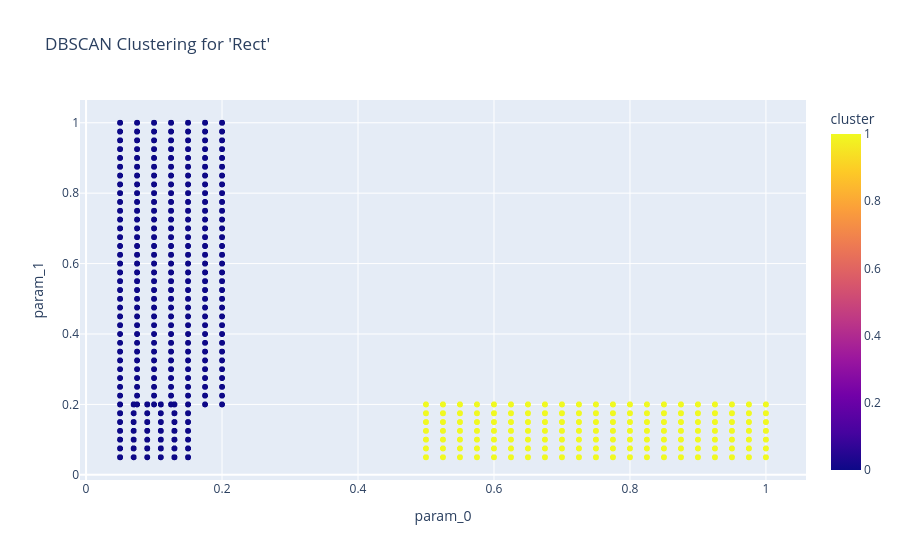
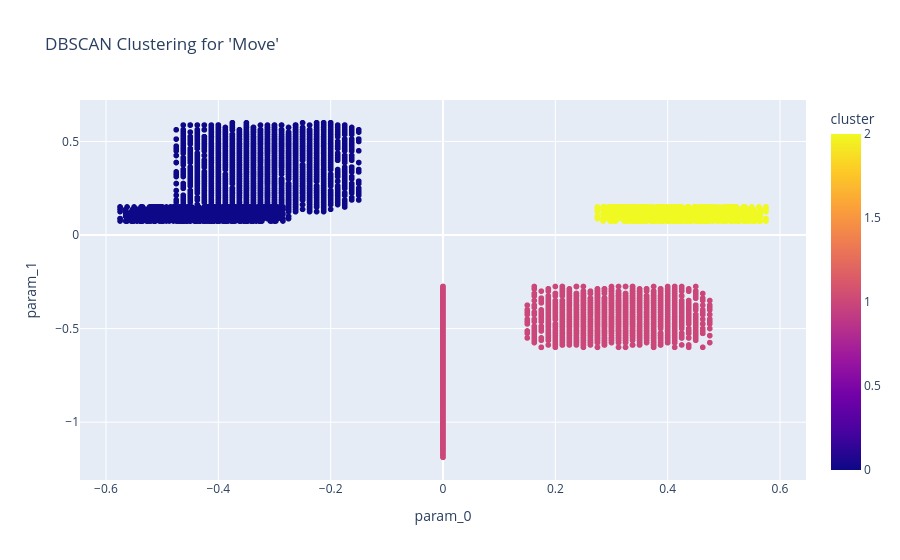
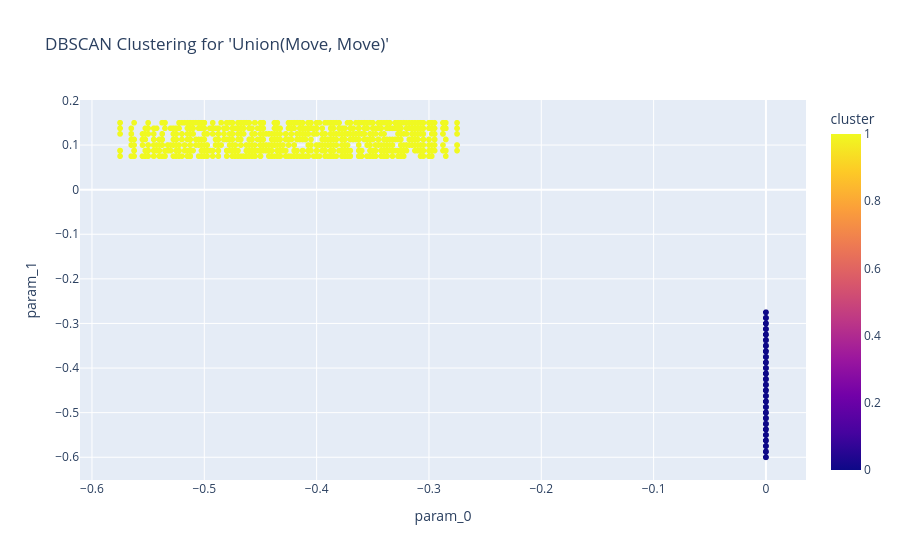

Here is the notebook cell these charts were saved with, in order:
### Markdown cell above
# 5. Abstraction after Clustering

### Code cell
print("\n--- PHASE 2: ABSTRACTION ON CLUSTERED STRUCTURES ---")

# 2.1. Cluster a list of specified structures
# Define which structures you want to attempt to cluster.
structure_names_to_cluster = ["Rect", "Move", "Union(Move, Move)"] # CHANGED: Now a list
all_clustered_structures = {}

print(f"\nAttempting to cluster structures: {structure_names_to_cluster}...")

for structure_name in structure_names_to_cluster:
    print(f"\n--- Clustering '{structure_name}' ---")
    
    # Get the parameters for the current structure
    params = structures.get(structure_name)
    if not params:
        print(f"Structure '{structure_name}' not found or is empty. Skipping.")
        continue
        
    df = make_df_from_structure(params)

    if df.empty or df.shape[1] == 0:
        print(f"No float parameters to cluster for '{structure_name}'. Skipping.")
        continue

    # Normalize and cluster using DBSCAN
    X = StandardScaler().fit_transform(df.values)
    # Note: You might need to tune eps and min_samples for different structures
    labels = DBSCAN(eps=0.5, min_samples=10).fit_predict(X)
    df["cluster"] = labels
    
    # Visualize the clusters for the current structure
    num_clusters_found = len(set(labels)) - (1 if -1 in labels else 0)
    print(f"Found {num_clusters_found} clusters for '{structure_name}'.")
    
    fig = px.scatter(
        df, 
        x="param_0", 
        y="param_1" if "param_1" in df.columns else None, 
        color="cluster",
        title=f"DBSCAN Clustering for '{structure_name}'"
    )
    fig.show()

    # Create new, more specific structures based on the clusters found
    cluster_map = defaultdict(list)
    for i, label in enumerate(labels):
        if label != -1:  # Ignore noise points
            # Create a unique name for the new clustered structure
            new_structure_name = f"{structure_name.lower()}_cluster_{label}"
            cluster_map[new_structure_name].append(params[i])
            
    # Add the newly found clusters to our collection
    all_clustered_structures.update(dict(cluster_map))

### Figure 1 — Plotly figure (JSON) as saved in the notebook; plotly's stock layout.template omitted (floating-point values rounded to 4 significant figures; data arrays with more than 128 entries replaced by an {"elided": "..."} marker saying what was removed)
{"data": [{"hovertemplate": "param_0=%{x}<br>param_1=%{y}<br>cluster=%{marker.color}<extra></extra>", "legendgroup": "", "marker": {"color": {"elided": "12000 int values"}, "coloraxis": "coloraxis", "symbol": "circle"}, "mode": "markers", "name": "", "showlegend": false, "type": "scattergl", "x": {"elided": "12000 float values"}, "xaxis": "x", "y": {"elided": "12000 float values"}, "yaxis": "y"}], "layout": {"coloraxis": {"colorbar": {"title": {"text": "cluster"}}, "colorscale": [[0, "#0d0887"], [0.1111, "#46039f"], [0.2222, "#7201a8"], [0.3333, "#9c179e"], [0.4444, "#bd3786"], [0.5556, "#d8576b"], [0.6667, "#ed7953"], [0.7778, "#fb9f3a"], [0.8889, "#fdca26"], [1, "#f0f921"]]}, "legend": {"tracegroupgap": 0}, "title": {"text": "DBSCAN Clustering for 'Rect'"}, "xaxis": {"anchor": "y", "domain": [0, 1], "title": {"text": "param_0"}}, "yaxis": {"anchor": "x", "domain": [0, 1], "title": {"text": "param_1"}}}}

### Figure 2 — Plotly figure (JSON) as saved in the notebook; plotly's stock layout.template omitted (floating-point values rounded to 4 significant figures; data arrays with more than 128 entries replaced by an {"elided": "..."} marker saying what was removed)
{"data": [{"hovertemplate": "param_0=%{x}<br>param_1=%{y}<br>cluster=%{marker.color}<extra></extra>", "legendgroup": "", "marker": {"color": {"elided": "9000 int values"}, "coloraxis": "coloraxis", "symbol": "circle"}, "mode": "markers", "name": "", "showlegend": false, "type": "scattergl", "x": {"elided": "9000 float values"}, "xaxis": "x", "y": {"elided": "9000 float values"}, "yaxis": "y"}], "layout": {"coloraxis": {"colorbar": {"title": {"text": "cluster"}}, "colorscale": [[0, "#0d0887"], [0.1111, "#46039f"], [0.2222, "#7201a8"], [0.3333, "#9c179e"], [0.4444, "#bd3786"], [0.5556, "#d8576b"], [0.6667, "#ed7953"], [0.7778, "#fb9f3a"], [0.8889, "#fdca26"], [1, "#f0f921"]]}, "legend": {"tracegroupgap": 0}, "title": {"text": "DBSCAN Clustering for 'Move'"}, "xaxis": {"anchor": "y", "domain": [0, 1], "title": {"text": "param_0"}}, "yaxis": {"anchor": "x", "domain": [0, 1], "title": {"text": "param_1"}}}}

### Figure 3 — Plotly figure (JSON) as saved in the notebook; plotly's stock layout.template omitted (floating-point values rounded to 4 significant figures; data arrays with more than 128 entries replaced by an {"elided": "..."} marker saying what was removed)
{"data": [{"hovertemplate": "param_0=%{x}<br>param_1=%{y}<br>cluster=%{marker.color}<extra></extra>", "legendgroup": "", "marker": {"color": {"elided": "2000 int values"}, "coloraxis": "coloraxis", "symbol": "circle"}, "mode": "markers", "name": "", "showlegend": false, "type": "scattergl", "x": {"elided": "2000 float values"}, "xaxis": "x", "y": {"elided": "2000 float values"}, "yaxis": "y"}], "layout": {"coloraxis": {"colorbar": {"title": {"text": "cluster"}}, "colorscale": [[0, "#0d0887"], [0.1111, "#46039f"], [0.2222, "#7201a8"], [0.3333, "#9c179e"], [0.4444, "#bd3786"], [0.5556, "#d8576b"], [0.6667, "#ed7953"], [0.7778, "#fb9f3a"], [0.8889, "#fdca26"], [1, "#f0f921"]]}, "legend": {"tracegroupgap": 0}, "title": {"text": "DBSCAN Clustering for 'Union(Move, Move)'"}, "xaxis": {"anchor": "y", "domain": [0, 1], "title": {"text": "param_0"}}, "yaxis": {"anchor": "x", "domain": [0, 1], "title": {"text": "param_1"}}}}
